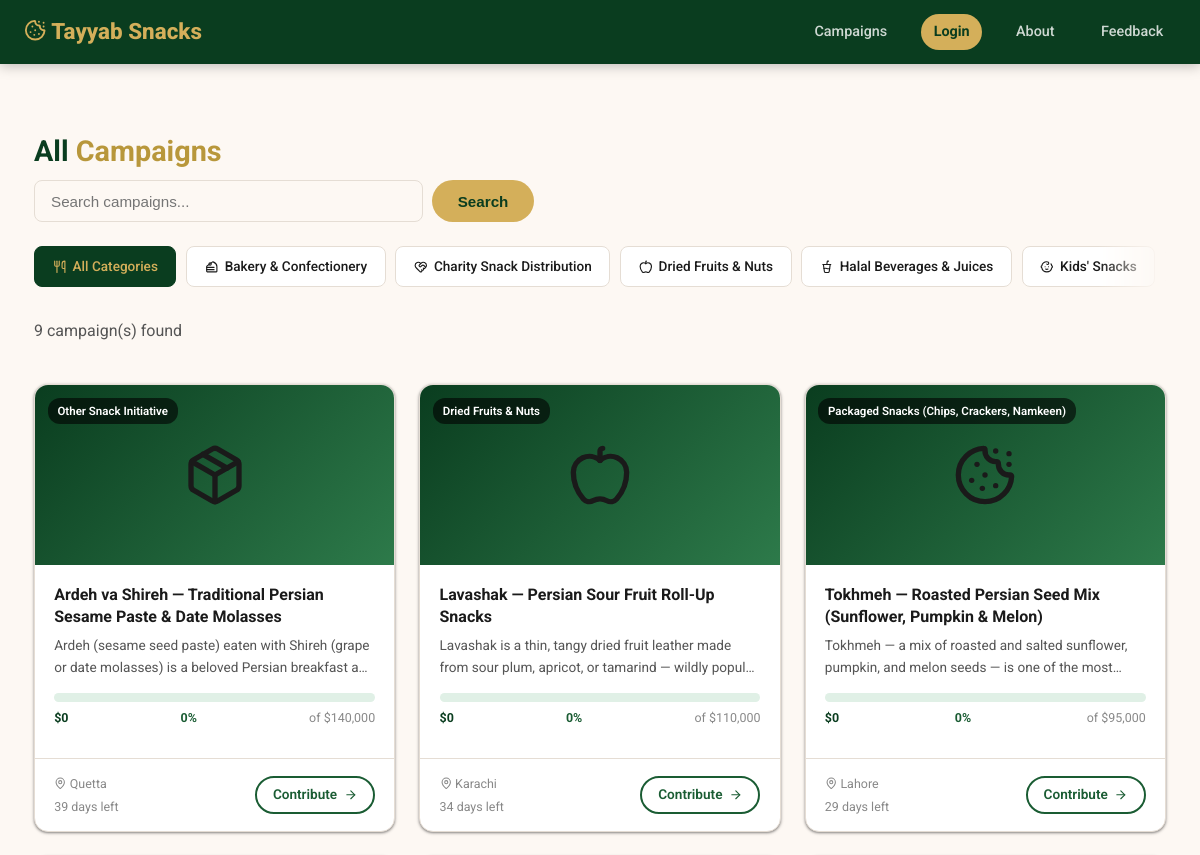
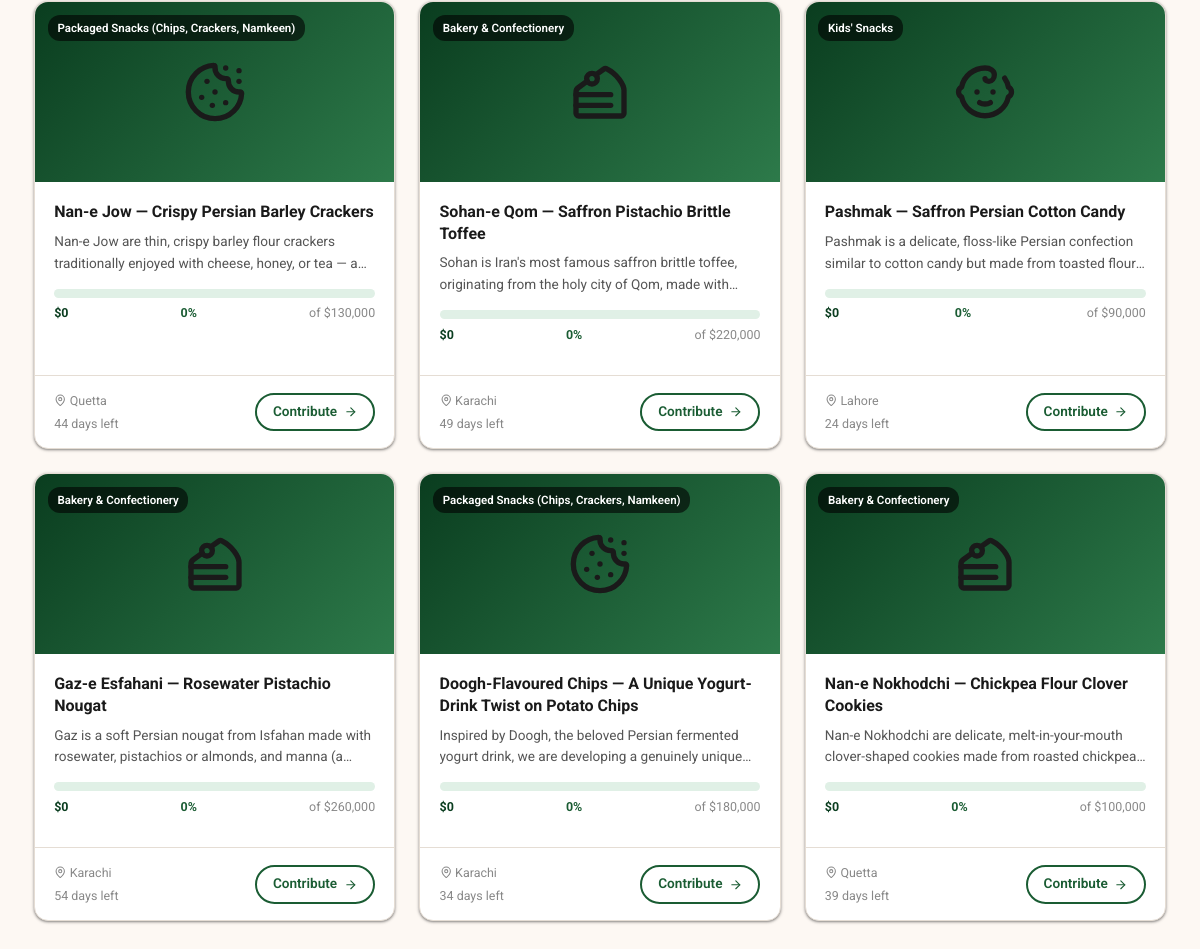
The page /campaigns.php on the database its author committed (2 pictures, top to bottom).
### tables this page shows
CREATE TABLE IF NOT EXISTS categories (
    id   INT UNSIGNED AUTO_INCREMENT PRIMARY KEY,
    name VARCHAR(100) NOT NULL,
    icon VARCHAR(30)
);

CREATE TABLE IF NOT EXISTS campaigns (
    id            INT UNSIGNED AUTO_INCREMENT PRIMARY KEY,
    user_id       INT UNSIGNED NOT NULL,
    category_id   INT UNSIGNED,
    title         VARCHAR(200) NOT NULL,
    description   TEXT NOT NULL,
    goal_amount   DECIMAL(12,2) NOT NULL,
    raised_amount DECIMAL(12,2) DEFAULT 0.00,
    city          VARCHAR(100),
    image_url     VARCHAR(500),
    deadline      DATE,
    status        ENUM('pending','active','funded','closed','rejected') DEFAULT 'pending',
    created_at    TIMESTAMP DEFAULT CURRENT_TIMESTAMP,
    updated_by    INT UNSIGNED NULL,
    updated_at    TIMESTAMP NULL,
    FOREIGN KEY (user_id)     REFERENCES users(id) ON DELETE CASCADE,
    FOREIGN KEY (category_id) REFERENCES categories(id) ON DELETE SET NULL,
    FOREIGN KEY (updated_by)  REFERENCES users(id) ON DELETE SET NULL,
    INDEX idx_status (status),
    INDEX idx_user (user_id)
);

### campaigns.php (the view, shortened to what this page needs)
<?php
require_once __DIR__ . '/db.php';
$user = auth();
$catId = (int) ($_GET['cat'] ?? 0);
$q = trim($_GET['q'] ?? '');
$categories = $pdo->query('SELECT * FROM categories ORDER BY name')->fetchAll();
$sql = "SELECT c.*, u.name AS creator_name, cat.name AS cat_name, cat.icon AS cat_icon
        FROM campaigns c
        JOIN users u ON u.id = c.user_id
        LEFT JOIN categories cat ON cat.id = c.category_id
        WHERE c.status = 'active'";
$params = [];
$sql .= ' ORDER BY c.created_at DESC';
$stmt = $pdo->prepare($sql);
$stmt->execute($params);
$campaigns = $stmt->fetchAll();
?>
<!DOCTYPE html>
<html lang="en">
<head>
<link rel="stylesheet" href="style.css">
</head>
<body>
<nav class="navbar">
    <a class="nav-brand" href="index.php"><i data-lucide="cookie" class="lucide-icon"></i> <?= e(SITE_NAME) ?></a>
    <div class="nav-links">
        <a href="campaigns.php">Campaigns</a>
        <?php if ($user): ?><span class="nav-user"><i data-lucide="user" class="lucide-icon"></i> <?= e($user['name']) ?></span><a href="submit.php">+ Start a Campaign</a><a href="dashboard.php">Dashboard</a><a href="logout.php" class="nav-btn">Logout</a>
        <?php else: ?><a href="login.php" class="nav-btn">Login</a><?php endif; ?>
        <a href="about.php">About</a>
        <a href="feedback.php">Feedback</a>
    </div>
</nav>
<div class="container section">
    <h2 class="section-title">All <span>Campaigns</span></h2>
    <form method="get" style="display:flex;gap:.6rem;margin-bottom:1.5rem;max-width:500px">
        <input type="text" name="q" class="form-control" placeholder="Search campaigns..." value="<?= e($q) ?>">
        <button type="submit" class="btn btn-primary">Search</button>
    </form>
    <div class="chip-row">
        <a href="campaigns.php" class="cat-chip <?= $catId === 0 ? 'active' : '' ?>"><i data-lucide="utensils" class="lucide-icon"></i> All Categories</a>
        <?php foreach ($categories as $c): ?>
            <a href="?cat=<?= (int) $c['id'] ?>" class="cat-chip <?= $catId === (int) $c['id'] ? 'active' : '' ?>"><?= catIcon($c['icon']) ?> <?= e($c['name']) ?></a>
        <?php endforeach; ?>
    </div>
    <p class="section-sub"><?= count($campaigns) ?> campaign(s) found</p>
    <?php if (!$campaigns): ?>
        <div class="empty-state"><div class="icon"><i data-lucide="inbox" class="lucide-icon"></i></div><h3>No campaigns found</h3></div>
    <?php else: ?>
    <div class="grid-3">
        <?php foreach ($campaigns as $c):
            $pct = progressPct((float) $c['raised_amount'], (float) $c['goal_amount']);
            $daysLeft = $c['deadline'] ? max(0, (int) ((strtotime($c['deadline']) - time()) / 86400)) : null;
        ?>
        <a href="campaign.php?id=<?= (int) $c['id'] ?>" class="campaign-card" style="text-decoration:none;color:inherit">
            <div class="campaign-img">
                <?php if ($c['image_url']): ?><img src="<?= e($c['image_url']) ?>" alt=""><?php else: ?><?= catIcon($c['cat_icon'] ?: 'cookie') ?><?php endif; ?>
                <?php if ($c['cat_name']): ?><span class="campaign-cat-badge"><?= e($c['cat_name']) ?></span><?php endif; ?>
            </div>
            <div class="campaign-body">
                <div class="campaign-title"><?= e($c['title']) ?></div>
                <div class="campaign-desc"><?= e($c['description']) ?></div>
                <div class="prog-wrap">
                    <div class="prog-bar"><div class="prog-fill" style="width:<?= $pct ?>%"></div></div>
                    <div class="prog-labels">
                        <span class="prog-raised">$<?= number_format((float) $c['raised_amount']) ?></span>
                        <span class="prog-pct"><?= $pct ?>%</span>
                        <span class="prog-goal">of $<?= number_format((float) $c['goal_amount']) ?></span>
                    </div>
                </div>
            </div>
            <div class="campaign-footer">
                <div class="campaign-meta">
                    <span><i data-lucide="map-pin" class="lucide-icon"></i> <?= e($c['city'] ?: 'N/A') ?></span>
                    <span><?= $daysLeft !== null ? $daysLeft . ' days left' : 'No deadline' ?></span>
                </div>
                <span class="btn btn-outline btn-sm">Contribute <i data-lucide="arrow-right" class="lucide-icon"></i></span>
            </div>
        </a>
        <?php endforeach; ?>
    </div>
    <?php endif; ?>
</div>
</body>
</html>

### db.php (shortened to what this page needs)
<?php
function e(string $s): string {
    return htmlspecialchars($s, ENT_QUOTES, 'UTF-8');
}
function auth(): ?array {
    if (!isset($_SESSION['user'])) {
        return null;
    }
    return $_SESSION['user'];
}
function catIcon(?string $iconName): string {
    return '<i data-lucide="' . e($iconName ?: 'package') . '" class="lucide-icon"></i>';
}
function progressPct(float $raised, float $goal): int {
    return (int) min(100, round($raised / $goal * 100));
}

### rows shown on the page
categories: name "Bakery & Confectionery"
categories: name "Charity Snack Distribution"
categories: name "Dried Fruits & Nuts"
categories: name "Halal Beverages & Juices"
categories: name "Kids' Snacks"
campaigns: category.name "Other Snack Initiative", title "Ardeh va Shireh — Traditional Persian Sesame Paste & Date Molasses", description "Ardeh (sesame seed paste) eaten with Shireh (grape or date molasses) is a beloved Persian breakfast…", raised_amount "0", pct "0", goal_amount "140,000", city "Quetta", deadline "39"
campaigns: category.name "Dried Fruits & Nuts", title "Lavashak — Persian Sour Fruit Roll-Up Snacks", description "Lavashak is a thin, tangy dried fruit leather made from sour plum, apricot, or tamarind — wildly…", raised_amount "0", pct "0", goal_amount "110,000", city "Karachi", deadline "34"
campaigns: category.name "Packaged Snacks (Chips, Crackers, Namkeen)", title "Tokhmeh — Roasted Persian Seed Mix (Sunflower, Pumpkin & Melon)", description "Tokhmeh — a mix of roasted and salted sunflower, pumpkin, and melon seeds — is one of the…", raised_amount "0", pct "0", goal_amount "95,000", city "Lahore", deadline "29"
campaigns: category.name "Packaged Snacks (Chips, Crackers, Namkeen)", title "Nan-e Jow — Crispy Persian Barley Crackers", description "Nan-e Jow are thin, crispy barley flour crackers traditionally enjoyed with cheese, honey, or tea —…", raised_amount "0", pct "0", goal_amount "130,000", city "Quetta", deadline "44"
campaigns: category.name "Bakery & Confectionery", title "Sohan-e Qom — Saffron Pistachio Brittle Toffee", description "Sohan is Iran's most famous saffron brittle toffee, originating from the holy city of Qom, made…", raised_amount "0", pct "0", goal_amount "220,000", city "Karachi", deadline "49"
campaigns: category.name "Kids' Snacks", title "Pashmak — Saffron Persian Cotton Candy", description "Pashmak is a delicate, floss-like Persian confection similar to cotton candy but made from toasted…", raised_amount "0", pct "0", goal_amount "90,000", city "Lahore", deadline "24"
campaigns: category.name "Bakery & Confectionery", title "Gaz-e Esfahani — Rosewater Pistachio Nougat", description "Gaz is a soft Persian nougat from Isfahan made with rosewater, pistachios or almonds, and manna…", raised_amount "0", pct "0", goal_amount "260,000", city "Karachi", deadline "54"
campaigns: category.name "Packaged Snacks (Chips, Crackers, Namkeen)", title "Doogh-Flavoured Chips — A Unique Yogurt-Drink Twist on Potato Chips", description "Inspired by Doogh, the beloved Persian fermented yogurt drink, we are developing a genuinely…", raised_amount "0", pct "0", goal_amount "180,000", city "Karachi", deadline "34"
campaigns: category.name "Bakery & Confectionery", title "Nan-e Nokhodchi — Chickpea Flour Clover Cookies", description "Nan-e Nokhodchi are delicate, melt-in-your-mouth clover-shaped cookies made from roasted…", raised_amount "0", pct "0", goal_amount "100,000", city "Quetta", deadline "39"

### other values the page prints
SITE_NAME "Tayyab Snacks"
count($campaigns) "9"
